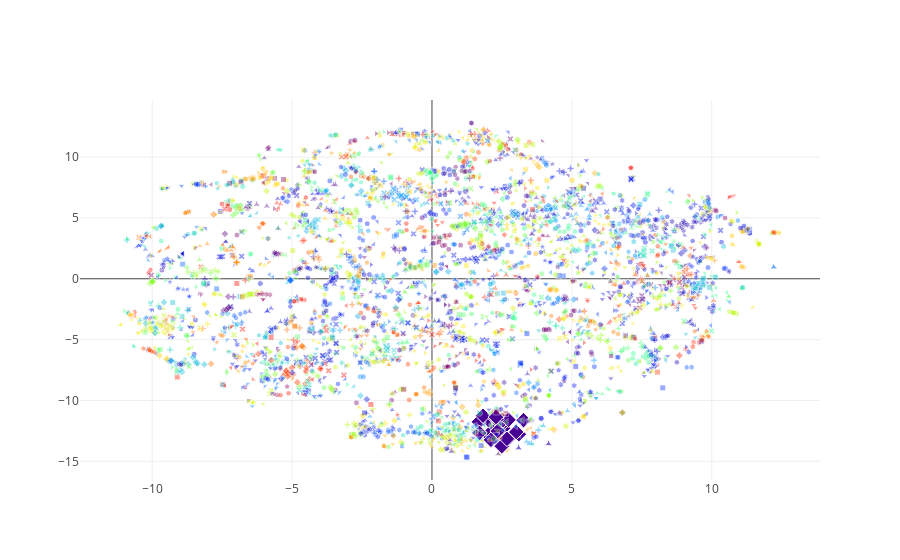

The notebook cell saved with this chart:
### Code cell
scatter_plot(wxs, wys, kmeans.y, 
             ['%s/%s' % (model.wv.index2word[i], kmeans.y[i]) for i in range(len(wxs))], hide_labels=True,
            opacities=[1.0 if i in the_cluster_word_indices else 0.4 for i in range(len(wxs))],
            sizes=[12.0 if i in the_cluster_word_indices else 6.0 for i in range(len(wxs))])

### Figure 1 — Plotly figure (JSON) as saved in the notebook; plotly's stock layout.template omitted (floating-point values rounded to 4 significant figures; data arrays with more than 128 entries replaced by an {"elided": "..."} marker saying what was removed)
{"data": [{"marker": {"color": {"elided": "5057 float values"}, "colorscale": "Rainbow", "opacity": {"elided": "5057 float values"}, "size": {"elided": "5057 int values"}, "symbol": {"elided": "5057 int values"}}, "mode": "markers", "text": {"elided": "5057 str values"}, "textfont": {"family": "sans serif", "size": 10}, "type": "scatter", "x": {"elided": "5057 float values"}, "y": {"elided": "5057 float values"}}], "layout": {"hovermode": "closest"}}
